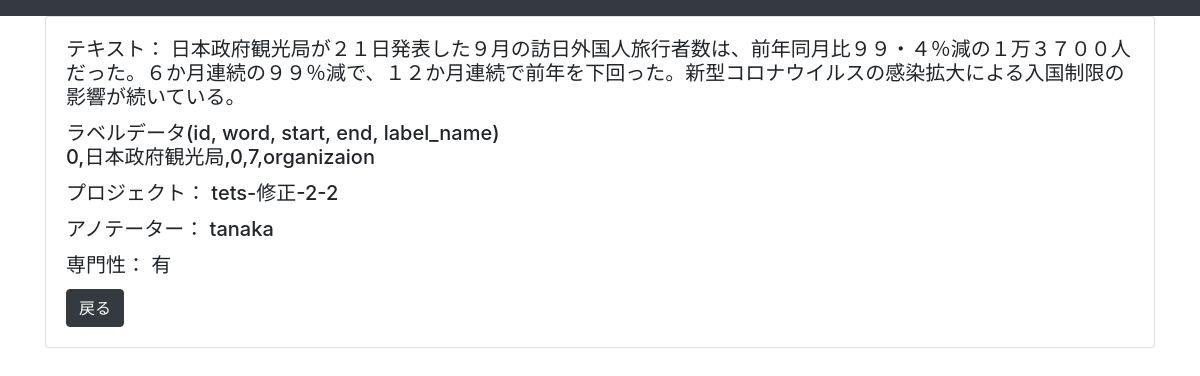
The app's page /anns/28 (signed in) with its own data.
### mytoolapp/models.py (models this page shows, shortened)
class AnnotationModel(models.Model):
    text = models.TextField()
    anns = models.TextField()
    projects = models.ForeignKey(
        ProjectModel, verbose_name='プロジェクト',  on_delete=models.DO_NOTHING, null=True)
    annotator = models.ForeignKey(CustomeUser, on_delete=models.DO_NOTHING)

class ProjectModel(models.Model):
    title = models.CharField(max_length=100)
    description = models.TextField()
    author = models.ForeignKey(CustomeUser, on_delete=models.CASCADE)
    text_file = models.FileField(upload_to='')
    def __str__(self):
        return self.title

class CustomeUser(AbstractUser):
    expert = models.BooleanField(default=False)

### mytoolapp/views.py (the view)
# urls.py: path('anns/<int:pk>', anndetailview, name='ann_detail'),
@login_required
def anndetailview(request, pk):
    ann = AnnotationModel.objects.get(pk=pk)
    return render(request, 'ann_detail.html', {'data': ann})

### templates/ann_detail.html (shortened to what this page needs)
{% extends 'base.html' %}
{% load static %}
{% block header %}
<link rel='stylesheet' type="text/css" href="{% static 'css/style.css' %}">
{% endblock header %}
{% block content %}
<nav class="navbar navbar-dark bg-dark">
</nav>
<div class='container'>
    <div class="card">
        <div class="card-body">
            <h5 class="card-title">テキスト：
                {{data.text | linebreaksbr }}
            </h5>
            <h5 class="card-title">ラベルデータ(id, word, start, end, label_name)<br>
                {{data.anns | linebreaksbr }}
            </h5>
            <h5 class="card-title">プロジェクト：
                {{data.projects}}
            </h5>
            <h5 class="card-title">アノテーター：
                {{data.annotator}}
            </h5>
            <h5 class="card-title">専門性：
                {% if data.annotator.expert == True%}
                有
                {% else %}
                無
                {% endif %}
            </h5>
            <a href="{% url 'anns' %}" class="btn btn-dark">戻る</a>
        </div>
    </div>
</div>
{% endblock content %}

### static/css/style.css (style rules this page uses)
.card { margin-bottom: 30px; }

### records on screen
AnnotationModel: text "日本政府観光局が２１日発表した９月の訪日外国人旅行者数は、前年同月比９９・４％減の１万３７００人だった。６か月連続の９９％減で、１２か月連続で前年を下回った。新型コロナウイルスの感染拡大による入国制限の影響が続いている。", anns "0,日本政府観光局,0,7,organizaion", projects "tets-修正-2-2", annotator "tanaka"
